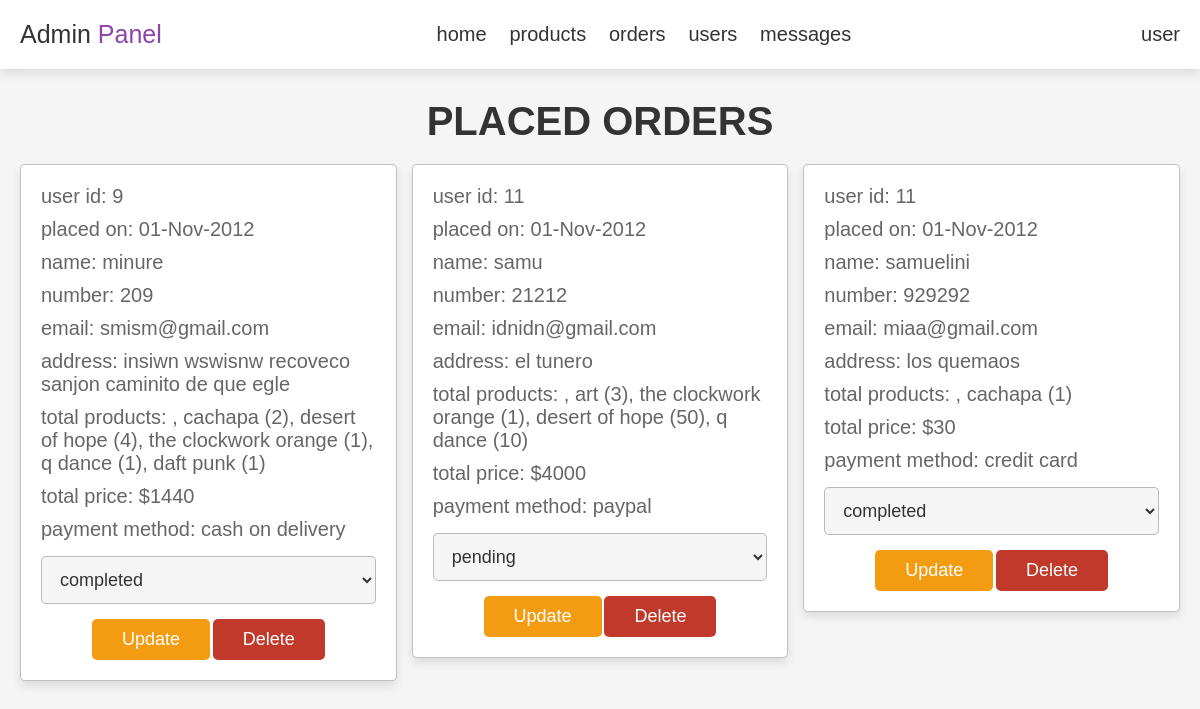
The app's page /admin_orders.php (signed in) with its own data.
### tables this page shows
CREATE TABLE `orders` (
  `id` int(100) NOT NULL,
  `user_id` int(100) NOT NULL,
  `name` varchar(100) NOT NULL,
  `number` varchar(12) NOT NULL,
  `email` varchar(100) NOT NULL,
  `method` varchar(50) NOT NULL,
  `address` varchar(500) NOT NULL,
  `total_products` varchar(1000) NOT NULL,
  `total_price` int(100) NOT NULL,
  `placed_on` varchar(50) NOT NULL,
  `payment_status` varchar(20) NOT NULL DEFAULT 'pending'
);

### admin_orders.php (the view, shortened to what this page needs)
<?php
include 'config.php';
?>
 <!DOCTYPE html>
<html>
<head>
	<link rel="stylesheet" href="style.css">
</head>
<body>
<?php include 'admin_header.php'; ?>
<section class="orders">
	<h1 class="title">placed orders</h1>
	<div class="box-container">
		<?php
		$select_orders = mysqli_query($conn, "SELECT * FROM orders") or die("query failed");
		if (mysqli_num_rows($select_orders) > 0) {
			while ($fetch_orders = mysqli_fetch_assoc($select_orders)) {
		?>
		<div class="box">
			<p>user id: <?php echo $fetch_orders["user_id"]; ?></p>
			<p>placed on: <?php echo $fetch_orders["placed_on"]; ?></p>
			<p>name: <?php echo $fetch_orders["name"]; ?></p>
			<p>number: <?php echo $fetch_orders["number"]; ?></p>
			<p>email: <?php echo $fetch_orders["email"]; ?></p>
			<p>address: <?php echo $fetch_orders["address"]; ?></p>
			<p>total products: <?php echo $fetch_orders["total_products"]; ?></p>
			<p>total price: $<?php echo $fetch_orders["total_price"]; ?></p>
			<p>payment method: <?php echo $fetch_orders["method"]; ?></p>
			<form action="" method="POST">
				<select name="update_payment">
					<option value="" selected disabled><?php echo $fetch_orders["payment_status"]; ?></option>
				</select>
				<input type="submit" value="update" name="update_order" class="option-btn">
				<a href="admin_orders.php?delete=<?php echo $fetch_orders["id"];?>" onclick="return confirm('delete this order?')" class="delete-btn">delete</a>
			</form>
		</div>
		<?php
			}
		}else{
			echo "<p class='empty'>no orders placed yet!</p> ";
		}
		?>
	</div>
</section>
</body>
</html>

### style.css (style rules this page uses)
:root { --purple: #8e44ad; --red: #c0392b; --orange: #f39c12; --black: #333; --white: #fff; --light-color: #666; --light-white: #ccc; --light-bg: #f5f5f5; --border: .1rem solid rgba(51, 51, 51, 0.3); --box-shadow: 0 .5rem 1rem rgba(0, 0, 0, .1); }
* { font-family: sans-serif; margin: 0; padding: 0; box-sizing: border-box; outline: none; border: none; text-decoration: none; transition: all .2s linear; }
html { font-size: 62.5%; overflow-x: hidden; }
body { background-color: var(--light-bg); }
section { padding: 3rem 2rem; }
.title { text-align: center; margin-bottom: 2rem; text-transform: uppercase; color: var(--black); font-size: 4rem; }
.btn, .option-btn, .delete-btn, .white-btn { display: inline-block; margin-top: 1rem; padding: 1rem 3rem; cursor: pointer; color: var(--white); font-size: 1.8rem; border-radius: .5rem; text-transform: capitalize; }
.option-btn { background-color: var(--orange); }
.delete-btn { background-color: var(--red); }
.orders .box-container { display: grid; grid-template-columns: repeat(auto-fit, minmax(32rem, 1fr)); justify-content: center; gap: 1.5rem; max-width: 1200px; margin: 0 auto; align-items: flex-start; }
.orders .box-container .box { padding: 2rem; border-radius: .5rem; border: var(--border); box-shadow: var(--box-shadow); background-color: var(--white); }
.orders .box-container .box p { padding-bottom: 1rem; font-size: 2rem; color: var(--light-color); }
.orders .box-container .box form { text-align: center; }
.orders .box-container .box form select { border-radius: .5rem; margin: .5rem 0; width: 100%; background-color: var(--light-bg); border: var(--border); padding: 1.2rem 1.4rem; font-size: 1.8rem; color: var(--black); }

### records on screen
orders: user "9", placed_on "01-Nov-2012", name "minure", number "209", email "smism@gmail.com", address "insiwn wswisnw recoveco sanjon caminito de que egle", total_products ", cachapa (2), desert of hope (4), the clockwork orange (1), q dance (1), daft punk (1)", total_price "1440", method "cash on delivery", update_payment "completed"
orders: user "11", placed_on "01-Nov-2012", name "samu", number "21212", email "idnidn@gmail.com", address "el tunero", total_products ", art (3), the clockwork orange (1), desert of hope (50), q dance (10)", total_price "4000", method "paypal", update_payment "pending"
orders: user "11", placed_on "01-Nov-2012", name "samuelini", number "929292", email "miaa@gmail.com", address "los quemaos", total_products ", cachapa (1)", total_price "30", method "credit card", update_payment "completed"
